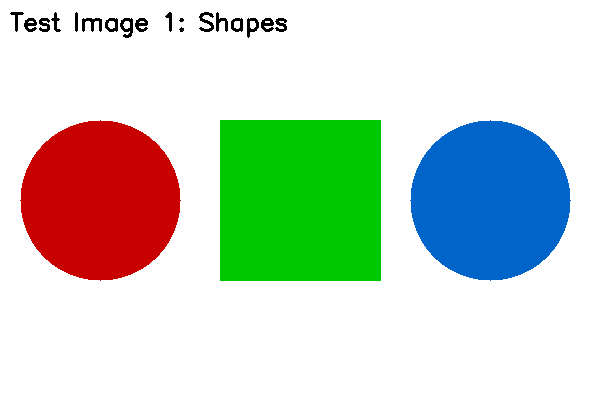
#> input picture color_detector/test_image1_shapes.png, 600 x 400 px
$ python color_detector.py test_image1_shapes.png
#> lines starting #> are read from the running program, lines starting #| are printed output that depends on the picture; after the words box and inside, x2 and y2 are one past the last pixel; in counts of white or black regions, pixels touching at a corner belong together
import cv2
import numpy as np
import sys

# ── Color definitions ──────────────────────────────────────────────────────────
# Each entry: "name" -> ([(lo_HSV, hi_HSV), ...], BGR_display_color)
#
# OpenCV HSV ranges:  H 0-180  S 0-255  V 0-255
# Colors are ordered around the hue wheel (0→180) so the table is easy to
# extend.  Colors that lack strong saturation (black, white, gray) are
# detected purely on Value/Saturation thresholds instead of Hue.
#
# PRIORITY NOTE: achromatic colors (black, white, gray) are tested LAST so
# that vivid-but-dark pixels aren't swallowed by the "black" bucket.
COLORS = {
    # Ranges calibrated by sampling actual HSV values from test patches.
    # OpenCV HSV: H 0-180, S 0-255, V 0-255
    # Achromatic colors (Black/White/Gray) are placed LAST so vivid-but-dark
    # pixels don't get swallowed by the "Black" range before reaching their
    # correct colour bucket.

    # ── Red  H≈0, S high, V mid-high (hue wraps at 0/180) ────────────────────
    "Red": (
        [(np.array([0,   150, 80]),  np.array([8,   255, 255])),
         (np.array([172, 150, 80]),  np.array([180, 255, 255]))],
        (0, 0, 220),
    ),
    # ── Coral  desaturated/pastel red ─────────────────────────────────────────
    "Coral": (
        [(np.array([0,   50,  160]), np.array([8,   149, 255])),
         (np.array([172, 50,  160]), np.array([180, 149, 255]))],
        (80, 100, 255),
    ),
    # ── Orange  H≈14, S=255, V=255 ────────────────────────────────────────────
    "Orange": (
        [(np.array([9,   230, 120]), np.array([18,  255, 255]))],
        (0, 120, 255),
    ),
    # ── Brown  same hue as orange but S≈200, V≈140 ────────────────────────────
    "Brown": (
        [(np.array([8,   60,  30]),  np.array([20,  229, 170]))],
        (30, 80, 140),
    ),
    # ── Yellow  H≈30, S=255, V=220 ────────────────────────────────────────────
    "Yellow": (
        [(np.array([22,  150, 120]), np.array([35,  255, 255]))],
        (0, 220, 220),
    ),
    # ── Lime  H≈51, S=255, V=255 ──────────────────────────────────────────────
    "Lime": (
        [(np.array([38,  100, 80]),  np.array([57,  255, 255]))],
        (0, 255, 80),
    ),
    # ── Green  H≈60, S=255, V=180 ─────────────────────────────────────────────
    "Green": (
        [(np.array([57,  80,  40]),  np.array([87,  255, 255]))],
        (0, 180, 0),
    ),
    # ── Teal  H≈90, S=255, V=128  (dark cyan-green) ───────────────────────────
    "Teal": (
        [(np.array([87,  120, 30]),  np.array([93,  255, 190]))],
        (128, 128, 0),
    ),
    # ── Cyan  H≈94, S=255, V=255  (bright, full saturation) ──────────────────
    "Cyan": (
        [(np.array([87,  150, 180]), np.array([100, 255, 255]))],
        (255, 220, 0),
    ),
    # ── Sky Blue  H≈100-112, lower S ──────────────────────────────────────────
    "Sky Blue": (
        [(np.array([100, 40,  130]), np.array([112, 149, 255]))],
        (235, 206, 135),
    ),
    # ── Blue  H≈113, S=255, V=220 (bright) ───────────────────────────────────
    "Blue": (
        [(np.array([105, 150, 111]), np.array([120, 255, 255]))],
        (220, 50, 0),
    ),
    # ── Navy  H≈114, S=255, V=100 (dark) ─────────────────────────────────────
    "Navy": (
        [(np.array([105, 100, 20]),  np.array([120, 255, 110]))],
        (80, 10, 0),
    ),
    # ── Indigo  H≈120-138, mid brightness ─────────────────────────────────────
    "Indigo": (
        [(np.array([120, 60,  40]),  np.array([138, 255, 179]))],
        (180, 30, 75),
    ),
    # ── Magenta  H≈141, S=255, V=255 ──────────────────────────────────────────
    "Magenta": (
        [(np.array([138, 120, 100]), np.array([146, 255, 255]))],
        (255, 0, 200),
    ),
    # ── Purple  H≈150, S=255, V=200 ───────────────────────────────────────────
    "Purple": (
        [(np.array([146, 60,  50]),  np.array([160, 255, 255]))],
        (180, 0, 180),
    ),
    # ── Pink  H≈164, S≈235, V=255 ─────────────────────────────────────────────
    "Pink": (
        [(np.array([158, 60,  120]), np.array([172, 255, 255]))],
        (147, 20, 255),
    ),
    # ── Achromatic — last so vivid darks aren't misclassified as Black ────────
    "Black": (
        [(np.array([0,   0,   0]),   np.array([180, 255, 45]))],
        (30, 30, 30),
    ),
    # White: S very low, V very high (pure white = S=0, V=255)
    "White": (
        [(np.array([0,   0,   200]), np.array([180, 30,  255]))],
        (220, 220, 220),
    ),
    # Gray: S low, V mid-range
    "Gray": (
        [(np.array([0,   0,   46]),  np.array([180, 60,  199]))],
        (130, 130, 130),
    ),
}


def detect_colors(image_path: str) -> None:
    # ── Load image ─────────────────────────────────────────────────────────────
#> called with image_path = 'test_image1_shapes.png'
    img = cv2.imread(image_path)
#> img is the input picture: shape (400, 600, 3); mean B, G, R 199.6, 212.9, 199.6
    if img is None:
        print(f"Error: could not load '{image_path}'")
        sys.exit(1)

    hsv = cv2.cvtColor(img, cv2.COLOR_BGR2HSV)
#> hsv: shape (400, 600, 3); mean H, S, V 15.3, 70.2, 238

    # Blur slightly to reduce noise before thresholding
    hsv_blur = cv2.GaussianBlur(hsv, (7, 7), 0)
#> hsv_blur: shape (400, 600, 3); mean H, S, V 15.3, 70.2, 238

    result = img.copy()
    total_pixels = img.shape[0] * img.shape[1]
#> total_pixels = 240000

    print(f"\nAnalyzing: {image_path}  ({img.shape[1]}x{img.shape[0]} px)\n")
#| Analyzing: test_image1_shapes.png  (600x400 px)
    print(f"{'Color':<14}  {'Coverage':>9}  {'Contours':>9}")
    print("-" * 40)

    for color_name, (ranges, bgr) in COLORS.items():
        # Build a combined mask for all HSV ranges of this color
        mask = np.zeros(hsv.shape[:2], dtype=np.uint8)
        for lo, hi in ranges:
            mask = cv2.bitwise_or(mask, cv2.inRange(hsv_blur, lo, hi))

        # Clean up the mask with morphological ops
        kernel = cv2.getStructuringElement(cv2.MORPH_ELLIPSE, (7, 7))
        mask = cv2.morphologyEx(mask, cv2.MORPH_OPEN,  kernel)   # remove specks
        mask = cv2.morphologyEx(mask, cv2.MORPH_CLOSE, kernel)   # fill gaps

        # Find contours (individual regions of that color)
        contours, _ = cv2.findContours(mask, cv2.RETR_EXTERNAL, cv2.CHAIN_APPROX_SIMPLE)
        contours = [c for c in contours if cv2.contourArea(c) > 500]  # ignore tiny blobs

        # Coverage percentage
        coverage = (cv2.countNonZero(mask) / total_pixels) * 100

        if contours:
            print(f"{color_name:<14}  {coverage:>8.1f}%  {len(contours):>9}")

            # Draw bounding boxes and labels on result image
            for cnt in contours:
                x, y, w, h = cv2.boundingRect(cnt)
                cv2.rectangle(result, (x, y), (x + w, y + h), bgr, 2)
                label = f"{color_name} ({coverage:.1f}%)"
                # Small white background behind text for readability
                (tw, th), _ = cv2.getTextSize(label, cv2.FONT_HERSHEY_SIMPLEX, 0.55, 1)
                cv2.rectangle(result, (x, y - th - 6), (x + tw + 4, y), bgr, -1)
                cv2.putText(result, label, (x + 2, y - 4),
                            cv2.FONT_HERSHEY_SIMPLEX, 0.55, (255, 255, 255), 1)
        else:
            print(f"{color_name:<14}  {'not found':>10}")
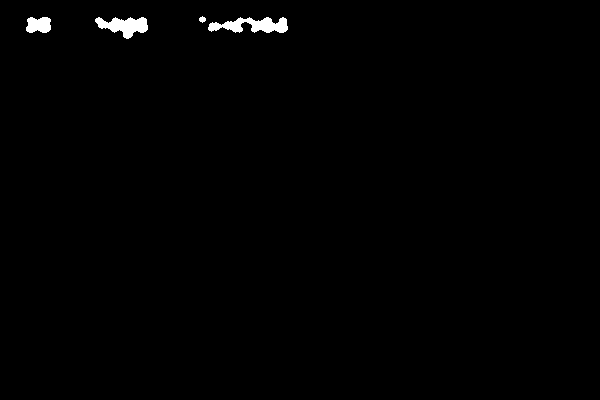
#> mask: shape (400, 600); 0.75% white; 4 white regions, box (x1, y1, x2, y2) and area: (208, 17, 288, 33) 768, (95, 17, 148, 39) 661, (26, 17, 51, 33) 334, (199, 16, 206, 23) 33
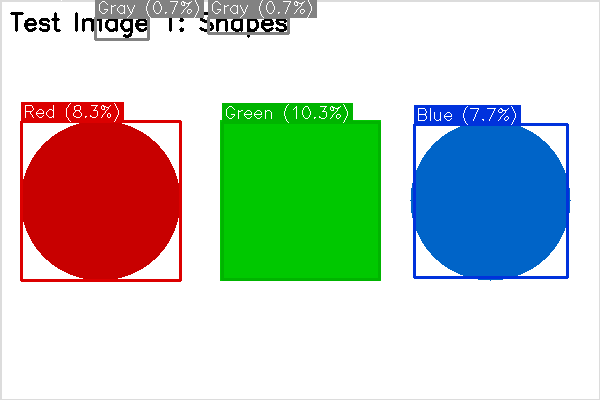
#> result: shape (400, 600, 3); 7.44% of pixels changed, all inside (x1, y1, x2, y2) = (0, 0, 600, 400)

    print()

    # ── Save annotated output ──────────────────────────────────────────────────
    out_path = image_path.replace(".png", "_detected.png").replace(".jpg", "_detected.jpg")
    cv2.imwrite(out_path, result)
    print(f"Annotated image saved → {out_path}\n")

    # ── Show result (press any key to close) ──────────────────────────────────
    cv2.imshow("Color Detection", result)
    cv2.waitKey(0)
    cv2.destroyAllWindows()


if __name__ == "__main__":
    if len(sys.argv) < 2:
        print("Usage:  python color_detector.py <image_path>")
        print("Example: python color_detector.py test_image1_shapes.png")
        sys.exit(1)

    detect_colors(sys.argv[1])
